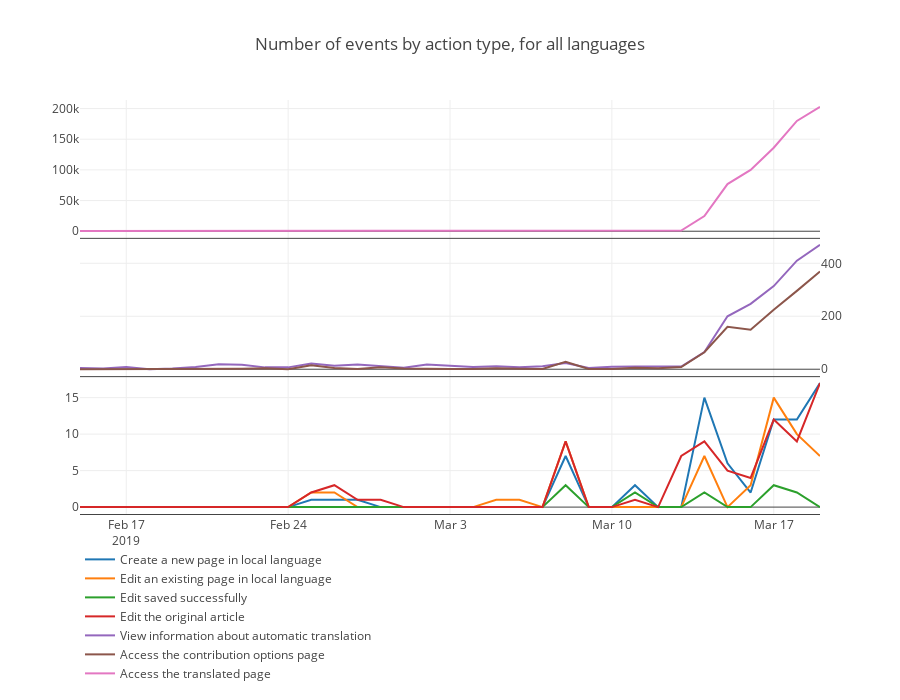

The code cell stored with this chart in its notebook:
### Code cell
el_by_action = eventlogging_all.groupby(['date','action'],as_index = False).sum().pivot(index='date',columns='action',values='n_events') \
               .merge(eg_edits.groupby('date', as_index=False)['edits'].sum(), how='left', on='date').fillna(0)
el_by_action.rename(columns={'edits': 'Edit saved successfully'}, inplace=True)
el_by_action = el_by_action.set_index('date')
data = [{'x': el_by_action.index,
    'y': el_by_action[col],
    'name': col
    }  for col in el_by_action.columns.difference(['Access the translated page', 'View information about automatic translation', 'Access the contribution options page'])] \
    + [{'x': el_by_action.index,
    'y': el_by_action[col],
    'name': col,
    'xaxis': 'x2',
    'yaxis': 'y2'
    }  for col in ['View information about automatic translation', 'Access the contribution options page']] \
    + [{'x': el_by_action.index,
    'y': el_by_action['Access the translated page'],
    'name': 'Access the translated page',
    'xaxis': 'x3',
    'yaxis': 'y3'}]
fig = {
    'data': data,
    'layout': {
        'height': 700,
        'xaxis': {'showline':True},
        'xaxis2': {'showticklabels': False, 'anchor':'y2', 'showline':True},
        'xaxis3': {'showticklabels': False, 'anchor':'y3', 'showline':True},
        'yaxis': {'domain': [0, 0.333]},
        'yaxis2': {'domain': [0.333, 0.667], 'side': 'right'}, 
        'yaxis3': {'domain': [0.667, 1]}, 
        'title': {'text': 'Number of events by action type, for all languages'},
        'legend': {'x': 0, 'y': -0.42},
        'hoverlabel': {'namelength' : -1}
    }
}
plotly.offline.iplot(fig)

### Figure 1 — Plotly figure (JSON) as saved in the notebook; plotly's stock layout.template omitted (floating-point values rounded to 4 significant figures)
{"data": [{"name": "Create a new page in local language", "type": "scatter", "uid": "559ca05e-89be-42b9-9a63-9fb469d6adb4", "x": ["2019-02-15", "2019-02-16", "2019-02-17", "2019-02-18", "2019-02-19", "2019-02-20", "2019-02-21", "2019-02-22", "2019-02-23", "2019-02-24", "2019-02-25", "2019-02-26", "2019-02-27", "2019-02-28", "2019-03-01", "2019-03-02", "2019-03-03", "2019-03-04", "2019-03-05", "2019-03-06", "2019-03-07", "2019-03-08", "2019-03-09", "2019-03-10", "2019-03-11", "2019-03-12", "2019-03-13", "2019-03-14", "2019-03-15", "2019-03-16", "2019-03-17", "2019-03-18", "2019-03-19"], "y": [0, 0, 0, 0, 0, 0, 0, 0, 0, 0, 1, 1, 1, 0, 0, 0, 0, 0, 0, 0, 0, 7, 0, 0, 3, 0, 0, 15, 6, 2, 12, 12, 17]}, {"name": "Edit an existing page in local language", "type": "scatter", "uid": "fb03b671-6ca6-4b18-8deb-9d5805359b9b", "x": ["2019-02-15", "2019-02-16", "2019-02-17", "2019-02-18", "2019-02-19", "2019-02-20", "2019-02-21", "2019-02-22", "2019-02-23", "2019-02-24", "2019-02-25", "2019-02-26", "2019-02-27", "2019-02-28", "2019-03-01", "2019-03-02", "2019-03-03", "2019-03-04", "2019-03-05", "2019-03-06", "2019-03-07", "2019-03-08", "2019-03-09", "2019-03-10", "2019-03-11", "2019-03-12", "2019-03-13", "2019-03-14", "2019-03-15", "2019-03-16", "2019-03-17", "2019-03-18", "2019-03-19"], "y": [0, 0, 0, 0, 0, 0, 0, 0, 0, 0, 2, 2, 0, 0, 0, 0, 0, 0, 1, 1, 0, 9, 0, 0, 0, 0, 0, 7, 0, 3, 15, 10, 7]}, {"name": "Edit saved successfully", "type": "scatter", "uid": "6271fecf-34cf-43e6-af8e-632360520ba7", "x": ["2019-02-15", "2019-02-16", "2019-02-17", "2019-02-18", "2019-02-19", "2019-02-20", "2019-02-21", "2019-02-22", "2019-02-23", "2019-02-24", "2019-02-25", "2019-02-26", "2019-02-27", "2019-02-28", "2019-03-01", "2019-03-02", "2019-03-03", "2019-03-04", "2019-03-05", "2019-03-06", "2019-03-07", "2019-03-08", "2019-03-09", "2019-03-10", "2019-03-11", "2019-03-12", "2019-03-13", "2019-03-14", "2019-03-15", "2019-03-16", "2019-03-17", "2019-03-18", "2019-03-19"], "y": [0, 0, 0, 0, 0, 0, 0, 0, 0, 0, 0, 0, 0, 0, 0, 0, 0, 0, 0, 0, 0, 3, 0, 0, 2, 0, 0, 2, 0, 0, 3, 2, 0]}, {"name": "Edit the original article", "type": "scatter", "uid": "9834008b-9bf0-4167-aee6-28543c20c78f", "x": ["2019-02-15", "2019-02-16", "2019-02-17", "2019-02-18", "2019-02-19", "2019-02-20", "2019-02-21", "2019-02-22", "2019-02-23", "2019-02-24", "2019-02-25", "2019-02-26", "2019-02-27", "2019-02-28", "2019-03-01", "2019-03-02", "2019-03-03", "2019-03-04", "2019-03-05", "2019-03-06", "2019-03-07", "2019-03-08", "2019-03-09", "2019-03-10", "2019-03-11", "2019-03-12", "2019-03-13", "2019-03-14", "2019-03-15", "2019-03-16", "2019-03-17", "2019-03-18", "2019-03-19"], "y": [0, 0, 0, 0, 0, 0, 0, 0, 0, 0, 2, 3, 1, 1, 0, 0, 0, 0, 0, 0, 0, 9, 0, 0, 1, 0, 7, 9, 5, 4, 12, 9, 17]}, {"name": "View information about automatic translation", "type": "scatter", "uid": "b3c661f9-56ba-40a3-9a2b-6621c6671230", "x": ["2019-02-15", "2019-02-16", "2019-02-17", "2019-02-18", "2019-02-19", "2019-02-20", "2019-02-21", "2019-02-22", "2019-02-23", "2019-02-24", "2019-02-25", "2019-02-26", "2019-02-27", "2019-02-28", "2019-03-01", "2019-03-02", "2019-03-03", "2019-03-04", "2019-03-05", "2019-03-06", "2019-03-07", "2019-03-08", "2019-03-09", "2019-03-10", "2019-03-11", "2019-03-12", "2019-03-13", "2019-03-14", "2019-03-15", "2019-03-16", "2019-03-17", "2019-03-18", "2019-03-19"], "xaxis": "x2", "y": [5, 3, 8, 0, 3, 8, 19, 17, 7, 7, 22, 13, 18, 12, 6, 18, 12, 8, 11, 7, 11, 23, 5, 9, 10, 11, 10, 65, 200, 247, 314, 410, 470], "yaxis": "y2"}, {"name": "Access the contribution options page", "type": "scatter", "uid": "bf4769b5-d668-4a96-89db-866a1d727206", "x": ["2019-02-15", "2019-02-16", "2019-02-17", "2019-02-18", "2019-02-19", "2019-02-20", "2019-02-21", "2019-02-22", "2019-02-23", "2019-02-24", "2019-02-25", "2019-02-26", "2019-02-27", "2019-02-28", "2019-03-01", "2019-03-02", "2019-03-03", "2019-03-04", "2019-03-05", "2019-03-06", "2019-03-07", "2019-03-08", "2019-03-09", "2019-03-10", "2019-03-11", "2019-03-12", "2019-03-13", "2019-03-14", "2019-03-15", "2019-03-16", "2019-03-17", "2019-03-18", "2019-03-19"], "xaxis": "x2", "y": [0, 0, 0, 0, 0, 0, 1, 2, 4, 0, 15, 5, 1, 7, 3, 1, 1, 1, 4, 2, 1, 28, 1, 1, 6, 4, 8, 64, 160, 149, 225, 296, 369], "yaxis": "y2"}, {"name": "Access the translated page", "type": "scatter", "uid": "5e288aba-d22c-4cd5-b628-a97ac611e60f", "x": ["2019-02-15", "2019-02-16", "2019-02-17", "2019-02-18", "2019-02-19", "2019-02-20", "2019-02-21", "2019-02-22", "2019-02-23", "2019-02-24", "2019-02-25", "2019-02-26", "2019-02-27", "2019-02-28", "2019-03-01", "2019-03-02", "2019-03-03", "2019-03-04", "2019-03-05", "2019-03-06", "2019-03-07", "2019-03-08", "2019-03-09", "2019-03-10", "2019-03-11", "2019-03-12", "2019-03-13", "2019-03-14", "2019-03-15", "2019-03-16", "2019-03-17", "2019-03-18", "2019-03-19"], "xaxis": "x3", "y": [440, 447, 689, 707, 844, 841, 1016, 968, 952, 977, 1001, 1079, 1191, 1033, 868, 850, 880, 1005, 1024, 1061, 998, 993, 925, 874, 1082, 1090, 1125, 24729, 76923, 99866, 136112, 179709, 202652], "yaxis": "y3"}], "layout": {"height": 700, "hoverlabel": {"namelength": -1}, "legend": {"x": 0, "y": -0.42}, "title": {"text": "Number of events by action type, for all languages"}, "xaxis": {"showline": true}, "xaxis2": {"anchor": "y2", "showline": true, "showticklabels": false}, "xaxis3": {"anchor": "y3", "showline": true, "showticklabels": false}, "yaxis": {"domain": [0, 0.333]}, "yaxis2": {"domain": [0.333, 0.667], "side": "right"}, "yaxis3": {"domain": [0.667, 1]}}}
